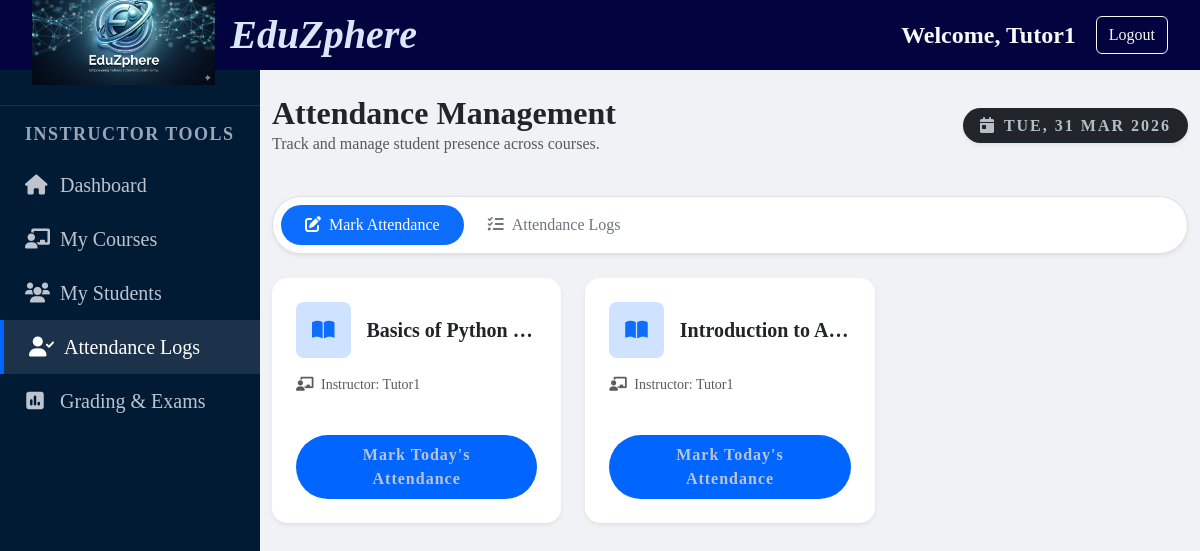
Screenshot of /records/attendance/ (signed in) with the database file from the repository.
### courses/models.py (models this page shows, shortened)
class Course(models.Model):
    title = models.CharField(max_length=200)
    description = models.TextField(null=True, blank=True)
    instructor = models.ForeignKey(User, on_delete=models.CASCADE, limit_choices_to={'profile__role': 'instructor'})
    price = models.DecimalField(max_digits=10, decimal_places=2, default=0.00)
    thumbnail = models.ImageField(upload_to='course_pics/', blank=True)
    created_at = models.DateTimeField(auto_now_add=True)

### records/views.py (the view, shortened to what this page needs)
# urls.py: path('attendance/', attendance_list, name='attendance'),
@login_required
def attendance_list(request):
    user = request.user
    today = timezone.now().date()
    user_profile = getattr(user, 'profile', None)
    is_instructor = Course.objects.filter(instructor=user).exists()
    is_admin = user.is_staff or (user_profile and user_profile.role == 'admin')
    marking_data = None
    attendance_records = []
    all_enrollments = []
    if is_admin:
        marking_data = Course.objects.all()
        attendance_records = Attendance.objects.all().order_by('-date')
        all_enrollments = Enrollment.objects.all().select_related('student__user', 'course')
    elif is_instructor:
        marking_data = Course.objects.filter(instructor=user)
        attendance_records = Attendance.objects.filter(course__in=marking_data).order_by('-date')
        nrollments = Enrollment.objects.filter(course__in=marking_data)
    elif user_profile and user_profile.role == 'student':
        marking_data = None
        attendance_records = Attendance.objects.filter(student=user_profile).order_by('-date')
    else:
        messages.warning(request, "Your account role is not fully configured.")
        return redirect('dashboard')
    context = {
        'marking_data': marking_data,
        'attendance_records': attendance_records,
        'all_enrollments': all_enrollments,
        'today': today,
    }
    return render(request, 'attendance.html', context)

### templates/attendance.html (shortened to what this page needs)
{% extends 'base.html' %}
{% block content %}
<div class="container py-4">
    <div class="d-flex justify-content-between align-items-center mb-4">
        <div>
            <h2 class="fw-bold text-dark mb-0">Attendance Management</h2>
            <p class="text-muted">Track and manage student presence across courses.</p>
        </div>
        <span class="badge bg-dark px-3 py-2 fs-6 shadow-sm">
            <i class="fa-solid fa-calendar-day me-2"></i>{{ today|date:"D, d M Y" }}
        </span>
    </div>
    {% if marking_data %}
    <ul class="nav nav-pills mb-4 bg-white p-2 rounded-pill shadow-sm border" id="attendanceTab" role="tablist">
        <li class="nav-item" role="presentation">
            <button class="nav-link active rounded-pill px-4" id="mark-tab" data-bs-toggle="pill" data-bs-target="#mark-content" type="button" role="tab">
                <i class="fa-solid fa-pen-to-square me-2"></i>Mark Attendance
            </button>
        </li>
        <li class="nav-item" role="presentation">
            <button class="nav-link rounded-pill px-4" id="logs-tab" data-bs-toggle="pill" data-bs-target="#logs-content" type="button" role="tab">
                <i class="fa-solid fa-list-check me-2"></i>Attendance Logs
            </button>
        </li>
    </ul>
    {% endif %}
    <div class="tab-content" id="attendanceTabContent">
        {% if marking_data %}
        <div class="tab-pane fade show active" id="mark-content" role="tabpanel">
            <div class="row g-4">
                {% for course in marking_data %}
                <div class="col-md-6 col-lg-4">
                    <div class="card h-100 border-0 shadow-sm transition-hover" style="border-radius: 15px;">
                        <div class="card-body p-4">
                            <div class="d-flex align-items-center mb-3">
                                <div class="icon-box bg-primary-subtle text-primary rounded-3 p-3 me-3">
                                    <i class="fa-solid fa-book-open fa-lg"></i>
                                </div>
                                <h5 class="card-title fw-bold mb-0 text-truncate">{{ course.title }}</h5>
                            </div>
                            <p class="text-muted small mb-4">
                                <i class="fa-solid fa-chalkboard-user me-1"></i> Instructor: {{ course.instructor.username }}
                            </p>
                            <a href="{% url 'mark_attendance' course.id %}" class="btn btn-primary w-100 rounded-pill py-2 fw-bold">
                                Mark Today's Attendance
                            </a>
                        </div>
                    </div>
                </div>
                {% empty %}
                <div class="col-12 text-center py-5">
                    <img src="https://cdn-icons-png.flaticon.com/512/6134/6134065.png" style="width: 80px; opacity: 0.5;" alt="Empty">
                    <p class="mt-3 text-muted">No courses assigned to you for attendance marking.</p>
                </div>
                {% endfor %}
            </div>
        </div>
        {% endif %}
    </div>
</div>
{% endblock %}

### templates/base.html (shortened to what this page needs)
{% load static %}
<!DOCTYPE html>
<html lang="en">
<head>
    <link href="https://cdn.jsdelivr.net/npm/bootstrap@5.3.0/dist/css/bootstrap.min.css" rel="stylesheet">
    <link rel="stylesheet" href="{% static 'css/style.css' %}">
    <link rel="stylesheet" href="https://cdnjs.cloudflare.com/ajax/libs/font-awesome/6.0.0/css/all.min.css">
</head>
<body>
    <div class="dashboard-wrapper">
        <header class="main-header">
            <div class="logo-container">
                <img src="{% static 'images/logo.png' %}" alt="EduZphere Logo" class="logo-image">
                <span class="logo-text">EduZphere</span>
            </div>
            <div class="header-auth-bar">
            {% if user.is_authenticated %}
                <span class="text-light fs-4">Welcome, {{ user.username }}</span>
                <a href="{% url 'logout' %}" class="btn btn-outline-light btn-md">Logout</a>
            {% else %}
                <a href="{% url 'login' %}" class="text-white me-3 text-decoration-none">Login</a>
                <a href="{% url 'register' %}" class="btn btn-light btn-sm">Join Now</a>
            {% endif %}
            </div>
        </header>
        <div class="main-body-container">
            <nav class="sidebar">
           <ul>
            {% if not user.is_authenticated %}
            <li class="sidebar-divider">Discovery</li>
            <li><a href="{% url 'home' %}" class="{% if request.resolver_match.url_name == 'home' %}active{% endif %}"><i class="fa-solid fa-house"></i> Home</a></li>
            <li><a href="{% url 'about' %}" class="{% if request.resolver_match.url_name == 'about' %}active{% endif %}"><i class="fa-solid fa-circle-info"></i> About EduZphere</a></li>
            <li><a href="{% url 'workshops' %}" class="{% if request.resolver_match.url_name == 'workshops' %}active{% endif %}"><i class="fa-solid fa-bolt"></i> Free Workshops</a></li>
            <li><a href="{% url 'contact' %}" class="{% if request.resolver_match.url_name == 'contact' %}active{% endif %}"><i class="fa-solid fa-envelope"></i> Contact Support</a></li>
            <li class="sidebar-divider">Getting Started</li>
            {% if user.is_authenticated and user.is_staff or user.profile.role == 'admin' %}
                <li class="sidebar-divider">Administration</li>
                <li>
                    <a href="{% url 'dashboard' %}" class="{% if request.resolver_match.url_name == 'dashboard' %}active{% endif %}">
                        <i class="fa-solid fa-gauge-high"></i> Admin Dashboard
                    </a>
                </li>
                <li><a href="/admin/"><i class="fa-solid fa-database"></i>Administration</a></li>
            {% endif %}
            <li><a href="{% url 'register' %}"><i class="fa-solid fa-user-plus"></i> Become a Member</a></li>
            {% elif user.profile.role == 'instructor' %}
            <li class="sidebar-divider">Instructor Tools</li>
            <li><a href="{% url 'home' %}" class="{% if request.resolver_match.url_name == 'dashboard' %}active{% endif %}"><i class="fa-solid fa-house"></i> Dashboard</a></li>
            <li><a href="{% url 'course_list' %}" class="{% if request.resolver_match.url_name == 'course_list' %}active{% endif %}"><i class="fa-solid fa-chalkboard-user"></i> My Courses</a></li>
            <li><a href="{% url 'student_list' %}" class="{% if request.resolver_match.url_name == 'student_list' %}active{% endif %}""><i class="fa-solid fa-users"></i> My Students</a></li>
            <li><a href="{% url 'attendance' %}" class="{% if request.resolver_match.url_name == 'attendance' %}active{% endif %}"><i class="fa-solid fa-user-check"></i> Attendance Logs</a></li>
            <li><a href="{% url 'exam_list' %}" class="{% if request.resolver_match.url_name == 'exam_list' %}active{% endif %}"><i class="fa-solid fa-square-poll-vertical"></i> Grading & Exams</a></li>
            {% endif %}
            </ul>
            </nav>
            <div class="main-content">
            {% block content %}
            {% endblock %}
            </div>
        </div>
    </div>
</body>
</html>

### static/css/style.css (style rules this page uses)
:root { --main-bg:var(--text-light); --glass-bg: rgba(255, 255, 255, 0.9); --sidebar-bg: #011627; --accent-blue: #0066ff; --text-dark: #1a202c; --text-muted: #718096; }
html,body { background-size: cover; background-attachment: fixed; font-family:'Times New Roman', Times, serif; height: 100%; margin: 0; overflow: hidden; }
:root { --main-bg-color: #f0f2f5; --sidebar-bg-color: #021b35; --sidebar-hover: rgba(255, 255, 255, 0.1); --accent-blue: #0066ff; --text-light: #bdc4ce; --white: #ffffff; }
* { box-sizing: border-box; margin: 0; padding: 0; }
.main-header { height: 100px; grid-area: header; background-color: rgb(3, 3, 63); display: flex; justify-content: space-between; align-items: center; padding: 0 2rem; border-bottom: none; height: 70px; flex-shrink: 0; z-index: 1000; }
.header-auth-bar { display: flex; align-items: center; gap: 20px; font-size: 1.3rem; font-weight: bold; }
.logo-container { display: flex; align-items: center; }
.logo-image { height: 100px; object-fit: contain; margin-right: 15px; }
.logo-text { font-size: 2.5rem; font-family:'Times New Roman', Times, serif; font-style: italic; font-weight: 800; color: #dae7f8; font-weight: bold; }
.dashboard-wrapper { display: flex; flex-direction: column; height: 100vh; overflow: hidden; }
.main-body-container { grid-area: main-body; display: flex; flex: 1; overflow: hidden; min-height: calc(100vh - 70px); }
.sidebar { width: 260px; background-color: #021b35;; min-height: 100vh; overflow-y: auto; padding: 20px 0; transition: all 0.3s; }
.sidebar ul { list-style: none; padding: 0; }
.sidebar ul li a { display: flex; align-items: center; padding: 12px 25px; color: #bdc4ce; text-decoration: none; font-size: 20px; transition: 0.3s; }
.sidebar ul li a i { margin-right: 15px; width: 20px; text-align: center; }
.sidebar ul li a:hover, .sidebar ul li a.active { background: rgba(255, 255, 255, 0.1); color: #fff; border-left: 4px solid #0066ff; }
.sidebar-divider { padding: 20px 25px 10px; font-size: 18px; text-transform: uppercase; letter-spacing: 1.5px; color: #99a7b7; font-weight: bold; border-top: 1px solid rgba(255,255,255,0.1); margin-top: 15px; padding-top: 15px; }
.main-content { flex: 1; padding: 0; background-color: var(--main-bg-color); overflow-y: auto; display: block; }
.main-content h1, .main-content h2, .main-content h4 { margin-top: 0; margin-bottom: 1.5rem; }
.badge { display: inline-block; background: rgb(29, 29, 120); color: #b6bec6; padding: 5px 15px; border-radius: 50px; font-size: 0.9rem; text-transform: uppercase; letter-spacing: 2px; margin-bottom: 1rem; border: 1px solid rgba(28, 47, 74, 0.3); }
.btn-primary { display: inline-block; padding: 1rem 2rem; background-color: var(--accent-blue); color: var(--text-light); text-decoration: none; border-radius: 8px; margin-top: 1rem; }
.btn-primary { background-color: #0066ff !important; border: none !important; letter-spacing: 1px; transition: all 0.3s ease; }
.bg-primary-subtle { background-color: rgba(0, 102, 255, 0.1) !important; }
.btn-primary { background-color: var(--accent-blue); border: none; font-weight: 600; transition: all 0.3s ease; }
.bg-primary-subtle { background-color: #cfe2ff !important; }
.transition-hover { transition: all 0.3s ease; }

### templates/attendance.html (style rules this page uses)
.nav-pills .nav-link.active { background-color: #0d6efd; color: white; }
.nav-pills .nav-link { color: #6c757d; font-weight: 500; }

### rows the page displays
Course: title "Basics of Python…", instructor.username "Tutor1"
Course: title "Introduction to A…", instructor.username "Tutor1"

### other values shown
{{ user.username }} "Tutor1"
